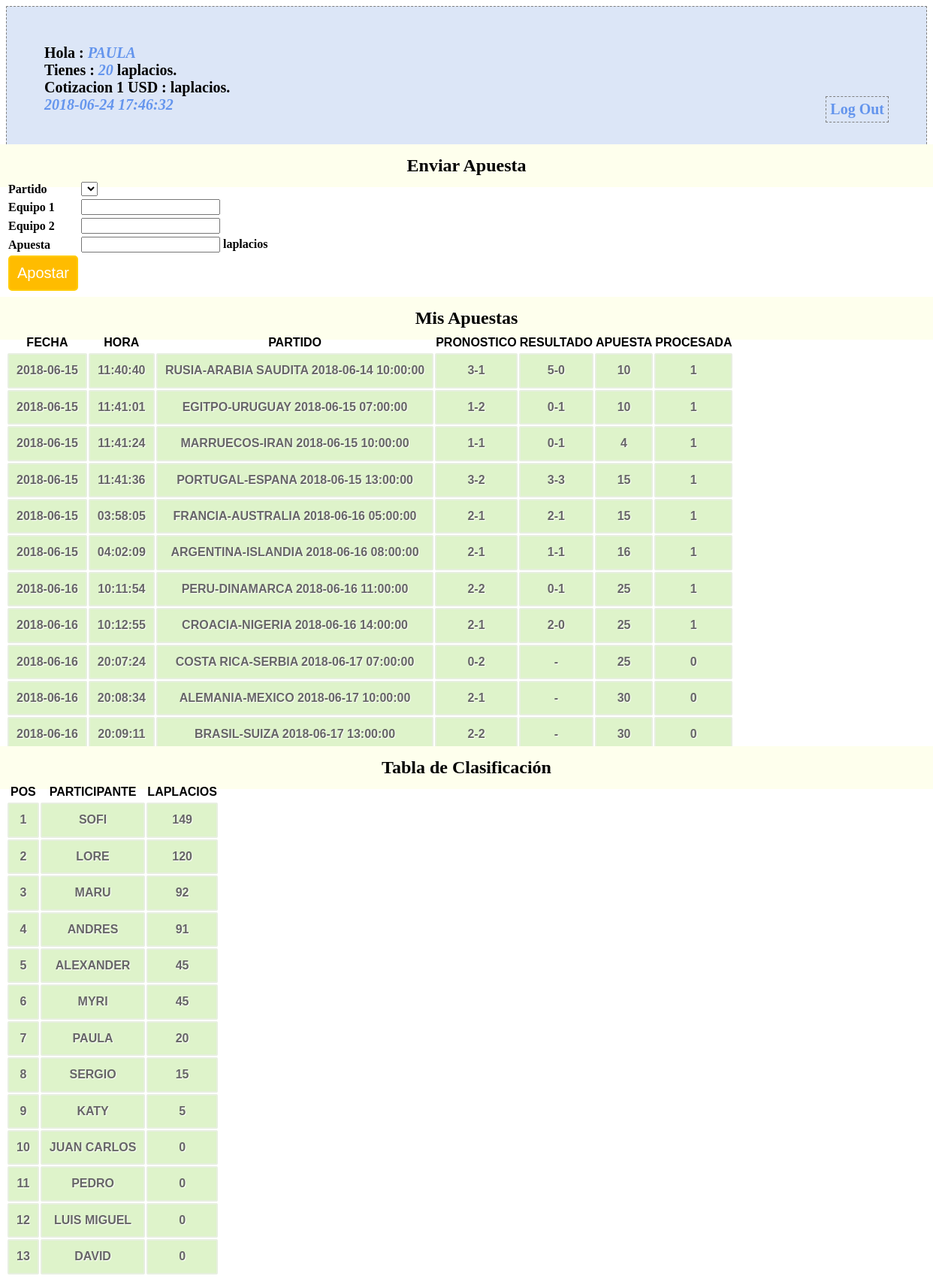
Screenshot of /profile.php (signed in) with the database file from the repository.
### tables this page shows
CREATE TABLE `participantes` (
  `id_participante` bigint(20) unsigned NOT NULL AUTO_INCREMENT COMMENT 'id participante',
  `nombre` varchar(60) NOT NULL COMMENT 'nombre participante',
  `saldo` int(11) NOT NULL COMMENT 'valor del saldo',
  `passwd` varchar(10) NOT NULL,
  PRIMARY KEY (`id_participante`),
  UNIQUE KEY `id_participante` (`id_participante`)
);

CREATE TABLE `apuestas` (
  `id_apuesta` bigint(20) unsigned NOT NULL AUTO_INCREMENT,
  `id_participante` bigint(20) NOT NULL,
  `id_partido` bigint(20) NOT NULL,
  `apuesta_equipo_1` int(11) NOT NULL,
  `apuesta_equipo_2` int(11) NOT NULL,
  `apuesta_valor` int(11) NOT NULL,
  `apuesta_fecha` date NOT NULL,
  `apuesta_hora` time NOT NULL,
  `procesada` tinyint(1) DEFAULT NULL,
  PRIMARY KEY (`id_apuesta`),
  UNIQUE KEY `id_apuesta` (`id_apuesta`)
);

CREATE TABLE `partidos` (
  `id_partido` bigint(20) unsigned NOT NULL AUTO_INCREMENT,
  `equipo_1` varchar(50) NOT NULL,
  `equipo_2` varchar(50) NOT NULL,
  `fecha` date NOT NULL,
  `hora` time NOT NULL,
  `resultado_equipo_1` int(11) DEFAULT NULL,
  `resultado_equipo_2` int(11) DEFAULT NULL,
  `revisado` tinyint(1) DEFAULT NULL,
  PRIMARY KEY (`id_partido`),
  UNIQUE KEY `id_partido` (`id_partido`)
);

### conn.php (called while the page is built, shortened)
<?php
$connection = mysql_connect("localhost", "laplacios2018", "");
$user_check=$_SESSION['login_user'];
$ses_sql=mysql_query("select id_participante,nombre,saldo from participantes where nombre='$user_check'", $connection);
$row = mysql_fetch_assoc($ses_sql);
$login_session =$row['nombre'];
$login_id = $row['id_participante'];
$login_saldo = $row['saldo'];
?>

### session.php (called while the page is built, shortened)
<?php
require_once('conn.php');
$current_date = date('Y-m-d');
$current_time = date('H:i:s');
$bets_query=mysql_query("select * from apuestas where id_participante='$login_id'");
$leader_query= mysql_query("select nombre,saldo from participantes order by saldo desc");
?>

### profile.php (the view, shortened to what this page needs)
<?php
include('session.php');
?>
<!DOCTYPE html>
<html>
<head>
<link href="style.css" rel="stylesheet" type="text/css">
</head>
<body>
<div id="profile">
<b id="welcome">Hola : <i><?php echo $login_session;?></i></b><br/>
<b>Tienes : <i><?php echo $login_saldo;?></i> laplacios.</b><br/>
<b>Cotizacion 1 USD : <i><?php echo $total_banco_prev_row[4];?></i> laplacios.</b><br/>
<b><i><?php echo $current_date.' '.$current_time; ?></i>
<b id="logout"><a href="logout.php">Log Out</a></b>
</div>
<div>
  <h2>Enviar Apuesta</h2>
  <form id="form" name="form" method="post" action="">
  <table>
    <tr>
      <td>Partido</td>
      <td>
        <select name="id_partido">
          <?php
          echo "</select>";
          ?>
      </td>
    </tr>
    <tr>
      <td>Equipo 1</td>
      <td><input id="number" min="0" step="1" type="number" name="apuesta_equipo_1" /></td>
    </tr>
    <tr>
      <td>Equipo 2</td>
      <td><input id="number" min="0" step="1" type="number" name="apuesta_equipo_2" /></td>
    </tr>
    <tr>
      <td>Apuesta</td>
      <td><input id="number" min="0" step="1" type="number" name="apuesta_valor" /> laplacios</td>
    </tr>
    <tr>
      <td><input type="submit" name="submit" id="submit" value="Apostar" /></td>
    </tr>
  </table>
  </form>
</div>
<div class="">
  <h2>Mis Apuestas</h2>
  <table class="table1">
    <thead>
      <tr>
        <th>FECHA</th>
        <th>HORA</th>
        <th>PARTIDO</th>
        <th>PRONOSTICO</th>
        <th>RESULTADO</th>
        <th>APUESTA</th>
        <th>PROCESADA</th>
      </tr>
    </thead>
    <tbody>
    <?php
      while($bet = mysql_fetch_array($bets_query)){
        $g_query = mysql_query("select * from partidos where id_partido='$bet[2]'");
        $g_row = mysql_fetch_array($g_query);
        $match = $g_row[1].'-'.$g_row[2].' '.$g_row[3].' '.$g_row[4];
        $pron = $bet[3].'-'.$bet[4];
        $resultado = $g_row[5].'-'.$g_row[6];
        echo '<tr><td>'.$bet[6].'</td>'.'<td>'.$bet[7].'</td>'.'<td>'.$match.'</td>'.'<td>'.$pron.'</td><td>'.$resultado.'</td><td>'.$bet[5].'</td><td>'.$bet[8].'</td></tr>';
      }
    ?>
    </tbody>
  </table>
</div>
<div class="">
  <h2>Tabla de Clasificación</h2>
  <table class="table1">
    <thead>
      <tr>
        <th>POS</th>
        <th>PARTICIPANTE</th>
        <th>LAPLACIOS</th>
      </tr>
    </thead>
    <tbody>
      <?php
      $indice=1;
      while ($participant = mysql_fetch_array($leader_query)){
        echo '<tr><td>'.$indice.'</td><td>'.$participant[0].'</td><td>'.$participant[1].'</td></tr>';
        $indice = $indice+1;
      }
      ?>
    </tbody>
  </table>
</div>
</body>

### style.css (style rules this page uses)
h2 { background-color:#FEFFED; text-align:center; border-radius:10px 10px 0 0; margin:-10px -40px; padding:15px }
input[type=submit] { width:100%; background-color:#FFBC00; color:#fff; border:2px solid #FFCB00; padding:10px; font-size:20px; cursor:pointer; border-radius:5px; margin-bottom:15px }
#profile { padding:50px; border:1px dashed grey; font-size:20px; background-color:#DCE6F7 }
#logout { float:right; padding:5px; border:dashed 1px gray }
a { text-decoration:none; color:#6495ed }
i { color:#6495ed }
table.table1 { font-family: "Trebuchet MS", sans-serif; font-size: 16px; font-weight: bold; line-height: 1.4em; font-style: normal; border-collapse:separate; }
.table1 tbody td { padding:10px; text-align:center; background-color:#DEF3CA; border: 2px solid #E7EFE0; -moz-border-radius:2px; -webkit-border-radius:2px; border-radius:2px; color:#666; text-shadow:1px 1px 1px #fff; }

### rows the page displays
participantes: nombre "PAULA", saldo "20"
apuestas: apuesta_fecha "2018-06-15", apuesta_hora "11:40:40", id_partido.hora "RUSIA-ARABIA SAUDITA 2018-06-14 10:00:00", pron "3-1", id_partido.resultado_equipo_2 "5-0", apuesta_valor "10", procesada "1"
apuestas: apuesta_fecha "2018-06-15", apuesta_hora "11:41:01", id_partido.hora "EGITPO-URUGUAY 2018-06-15 07:00:00", pron "1-2", id_partido.resultado_equipo_2 "0-1", apuesta_valor "10", procesada "1"
apuestas: apuesta_fecha "2018-06-15", apuesta_hora "11:41:24", id_partido.hora "MARRUECOS-IRAN 2018-06-15 10:00:00", pron "1-1", id_partido.resultado_equipo_2 "0-1", apuesta_valor "4", procesada "1"
apuestas: apuesta_fecha "2018-06-15", apuesta_hora "11:41:36", id_partido.hora "PORTUGAL-ESPANA 2018-06-15 13:00:00", pron "3-2", id_partido.resultado_equipo_2 "3-3", apuesta_valor "15", procesada "1"
apuestas: apuesta_fecha "2018-06-15", apuesta_hora "03:58:05", id_partido.hora "FRANCIA-AUSTRALIA 2018-06-16 05:00:00", pron "2-1", id_partido.resultado_equipo_2 "2-1", apuesta_valor "15", procesada "1"
apuestas: apuesta_fecha "2018-06-15", apuesta_hora "04:02:09", id_partido.hora "ARGENTINA-ISLANDIA 2018-06-16 08:00:00", pron "2-1", id_partido.resultado_equipo_2 "1-1", apuesta_valor "16", procesada "1"
apuestas: apuesta_fecha "2018-06-16", apuesta_hora "10:11:54", id_partido.hora "PERU-DINAMARCA 2018-06-16 11:00:00", pron "2-2", id_partido.resultado_equipo_2 "0-1", apuesta_valor "25", procesada "1"
apuestas: apuesta_fecha "2018-06-16", apuesta_hora "10:12:55", id_partido.hora "CROACIA-NIGERIA 2018-06-16 14:00:00", pron "2-1", id_partido.resultado_equipo_2 "2-0", apuesta_valor "25", procesada "1"
apuestas: apuesta_fecha "2018-06-16", apuesta_hora "20:07:24", id_partido.hora "COSTA RICA-SERBIA 2018-06-17 07:00:00", pron "0-2", id_partido.resultado_equipo_2 "-", apuesta_valor "25", procesada "0"
apuestas: apuesta_fecha "2018-06-16", apuesta_hora "20:08:34", id_partido.hora "ALEMANIA-MEXICO 2018-06-17 10:00:00", pron "2-1", id_partido.resultado_equipo_2 "-", apuesta_valor "30", procesada "0"
apuestas: apuesta_fecha "2018-06-16", apuesta_hora "20:09:11", id_partido.hora "BRASIL-SUIZA 2018-06-17 13:00:00", pron "2-2", id_partido.resultado_equipo_2 "-", apuesta_valor "30", procesada "0"
participantes: nombre "SOFI", saldo "149"
participantes: nombre "LORE", saldo "120"
participantes: nombre "MARU", saldo "92"
participantes: nombre "ANDRES", saldo "91"
participantes: nombre "ALEXANDER", saldo "45"
participantes: nombre "MYRI", saldo "45"
participantes: nombre "SERGIO", saldo "15"
participantes: nombre "KATY", saldo "5"
participantes: nombre "JUAN CARLOS", saldo "0"
participantes: nombre "PEDRO", saldo "0"
participantes: nombre "LUIS MIGUEL", saldo "0"
participantes: nombre "DAVID", saldo "0"

### other values shown
$current_date "2018-06-24"
$current_time "17:46:32"
